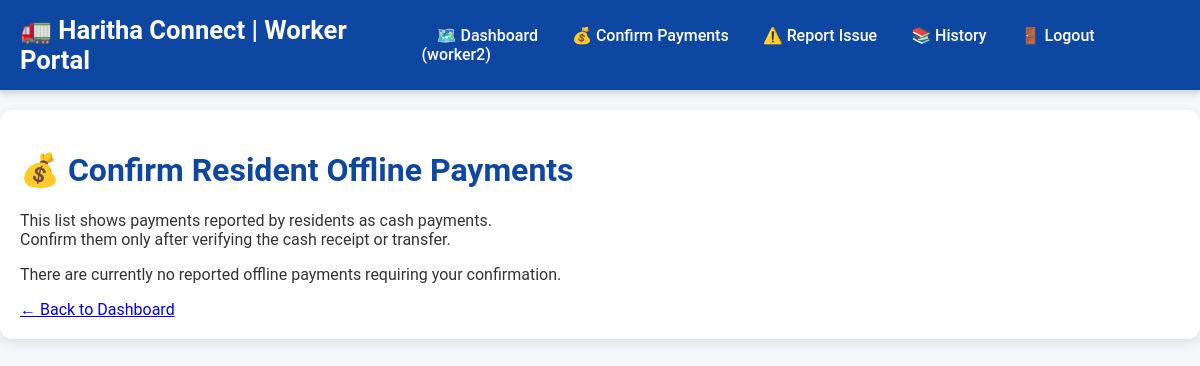
The app's page /workers/confirm-payment/ (signed in), older data.
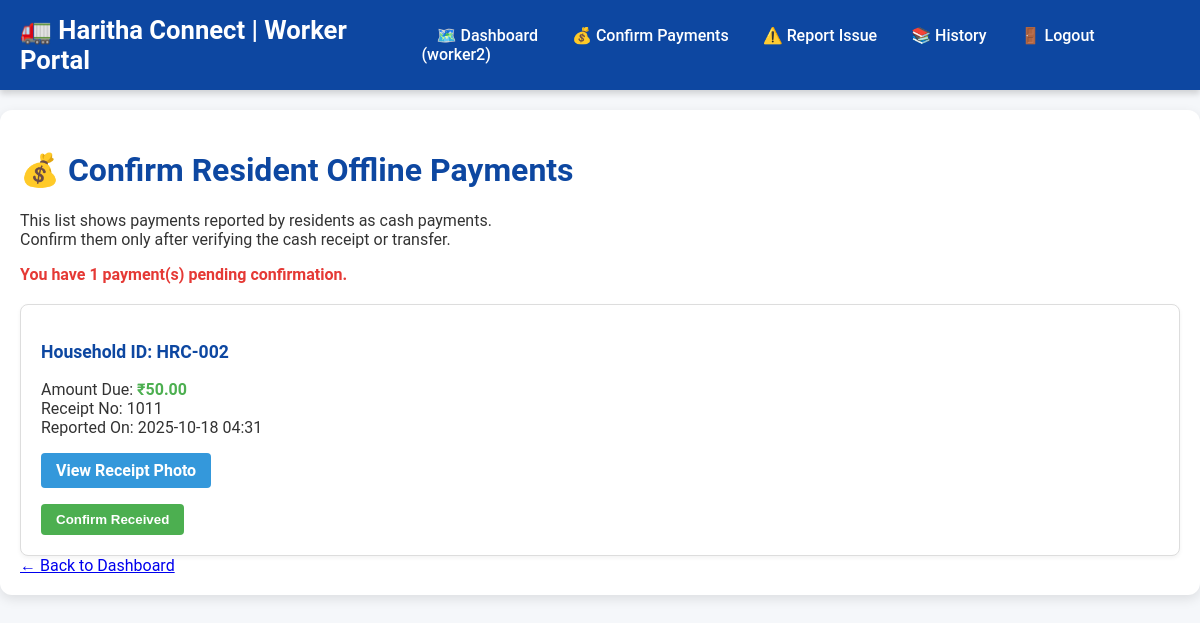
The same page, newer data.
### residents/models.py (models this page shows, shortened)
class Payment(models.Model):
    resident = models.ForeignKey(ResidentProfile, on_delete=models.CASCADE)
    amount = models.DecimalField(max_digits=6, decimal_places=2)
    payment_date = models.DateTimeField(default=timezone.now)
    is_paid_online = models.BooleanField(default=True, help_text="True for digital payment, False for cash.")
    receipt_number = models.CharField(max_length=100, help_text="Transaction ID or Manual Receipt Number.")
    receipt_photo = models.ImageField(
        upload_to='payment_receipts/',
        null=True, # Allow null initially
        help_text="Upload photo proof of the receipt (Max size: 5 MB).",
        blank=True # Allow blank initially, required in form only for offline
    )
    worker_who_received_cash = models.ForeignKey(
        'workers.WorkerProfile',
        on_delete=models.SET_NULL,
        null=True,
        blank=True,
        help_text="Worker who confirmed receipt of cash payment."
    )

class ResidentProfile(models.Model):
    user = models.OneToOneField(settings.AUTH_USER_MODEL, on_delete=models.CASCADE)
    ward_number = models.CharField(max_length=10, help_text="The waste collection ward assigned by the Admin.")
    household_id = models.CharField(max_length=50, unique=True, help_text="Unique identifier for the household (e.g., Door No.)")
    address = models.TextField()
    class Meta:
        verbose_name_plural = "Resident Profiles"

### workers/views.py (the view, shortened to what this page needs)
# urls.py: path('confirm-payment/', views.confirm_offline_payment, name='confirm_offline_payment'),
@login_required(login_url='worker_login')
@user_passes_test(is_worker, login_url='worker_login')
def confirm_offline_payment(request):
    worker_profile = request.user.workerprofile
    unconfirmed_payments = Payment.objects.filter(
        is_paid_online=False,
        worker_who_received_cash__isnull=True
    ).order_by('-payment_date')
    context = {
        'unconfirmed_payments': unconfirmed_payments
    }
    return render(request, 'workers/confirm_payment.html', context)

### workers/views.py (called while the page is built)
def is_worker(user):
    return WorkerProfile.objects.filter(user=user).exists()

### workers/templates/workers/confirm_payment.html (shortened to what this page needs)
{% extends "workers/base.html" %}
{% block content %}
    <h1>💰 Confirm Resident Offline Payments</h1>
    <p>This list shows payments reported by residents as cash payments.
        <br>Confirm them only after verifying the cash receipt or transfer.</p>
    {% if unconfirmed_payments %}
        <p style="font-weight: bold; color: #e53935; margin-bottom: 20px;">
            You have {{ unconfirmed_payments.count }} payment(s) pending confirmation.
        </p>
        <div style="display: grid; gap: 15px;">
            {% for payment in unconfirmed_payments %}
            <div style="border: 1px solid #ddd; padding: 20px; border-radius: 8px; background-color: #fff; box-shadow: 0 2px 4px rgba(0,0,0,0.05);">
                <p style="font-size: 1.1em; font-weight: bold; color: #0d47a1;">
                    Household ID: {{ payment.resident.household_id }}
                </p>
                <p>
                    Amount Due: <strong style="color: #4CAF50;">₹{{ payment.amount }}</strong><br>
                    Receipt No: {{ payment.receipt_number|default:"N/A" }}<br>
                    Reported On: {{ payment.payment_date|date:"Y-m-d H:i" }}
                </p>
                <p style="margin-top: 15px;">
                    {% if payment.receipt_photo %}
                    <a href="{{ payment.receipt_photo.url }}" target="_blank" class="btn" style="background-color: #3498db; color: white; margin-right: 10px;">View Receipt Photo</a>
                    {% else %}
                    <span style="color: #c0392b; font-weight: bold;">No Photo Proof Available</span>
                    {% endif %}
                </p>
                <form method="post" action="{% url 'confirm_offline_payment' %}" style="display: inline;">
                    <button type="submit"
                            onclick="return confirm('Confirm you received this payment?');"
                            class="btn btn-success">
                        Confirm Received
                    </button>
                </form>
            </div>
            {% endfor %}
        </div>
    {% else %}
        <p>There are currently no reported offline payments requiring your confirmation.</p>
    {% endif %}
     <a href="{% url 'worker_dashboard' %}" class="back-link">&larr; Back to Dashboard</a>
{% endblock %}

Row changes from the older to the newer data that the page shows:
added Payment: resident.household_id "HRC-002", amount "50.00", receipt_number "1011", payment_date "2025-10-18 04:31"
Text that changed along with them:
{{ unconfirmed_payments.count }}: (not shown) → "1"
text no longer shown: "There are currently no reported offline payments requiring your confirmation."
text now shown: "You have payment(s) pending confirmation."
